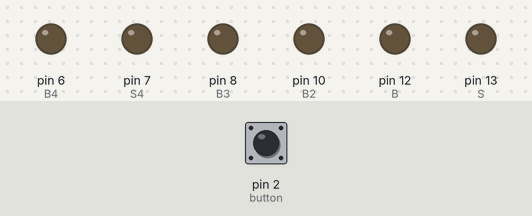
The sketch below on a simulated Arduino Uno, built with avr-gcc and run on an emulated ATmega328P. Parts: output pins drawn as LEDs (lit = HIGH). Inputs (shaded band) come from the test bench; at power-on: pin 2 (button) LOW. Pins used as bus, display or sensor lines are not drawn.

Above: at 1.2 s.
1.3 s: pin 2 (button) pulled HIGH for 1 s
At 4.2 s:
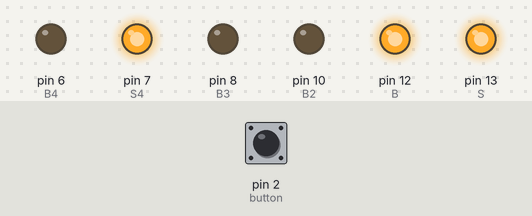
4.3 s: pin 2 (button) pulled HIGH for 0.15 s
At 5.6 s:
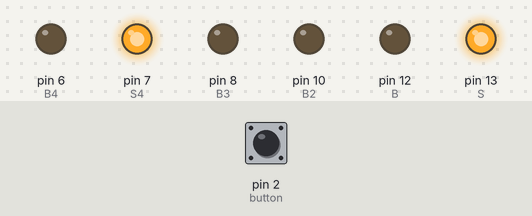
5.9 s: pin 2 (button) pulled HIGH for 1 s
At 7.7 s:
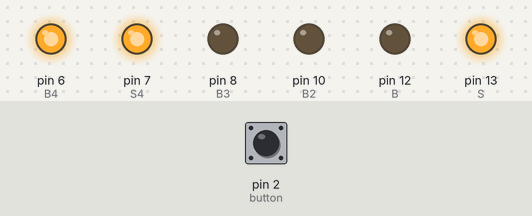
8.5 s: pin 2 (button) pulled HIGH for 0.15 s
At 9.6 s:
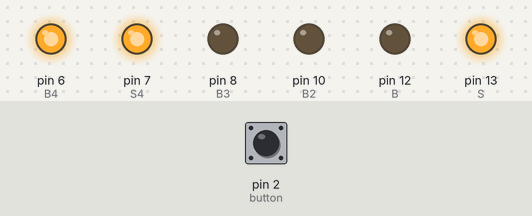
10.3 s: pin 2 (button) pulled HIGH for 3.2 s
At 14.4 s:
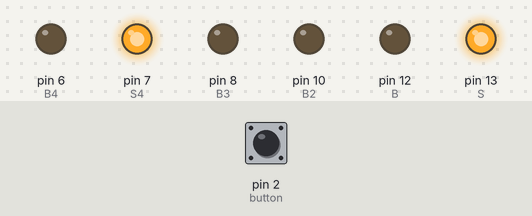
15.0 s: pin 2 (button) pulsed HIGH 5 times (0.12 s each, 0.3 s apart)
At 16.9 s:
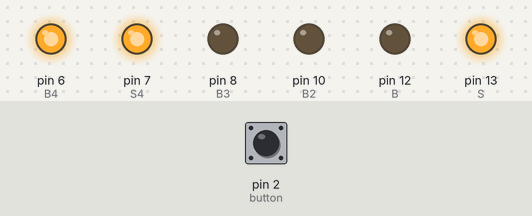
Timing chart, 0 to 18.4 s (numbered marks = the images above; inputs shaded):
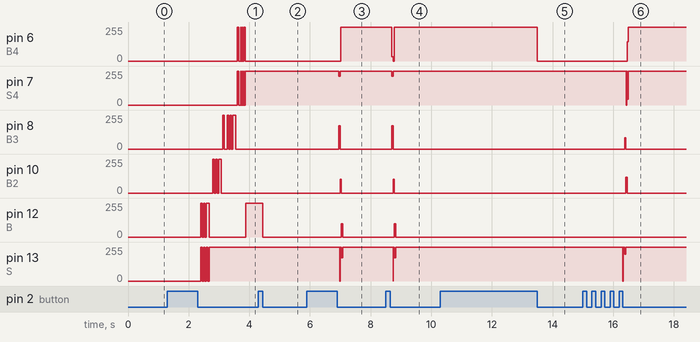

Measured:
- after the input at 1.3 s, pin 6 (B4): alternates 255/255 for 0.04 s and 0/255 for 0.02 s, 8 changes in all, then stays 0/255, starting after 2.3 s; pin 7 (S4): alternates 255/255 for 0.02 s and 0/255 for 0.02 s, 9 changes in all, then stays 255/255, starting after 2.3 s
- after the input at 4.3 s, pin 12 (B): 255/255 → 0/255 after 0.15 s
- after the input at 5.9 s, pin 6 (B4): 0/255 → 255/255 after 1.1 s; pin 7 (S4): 255/255 → 217/255 after 1.1 s, → 255/255 0.04 s later; pin 8 (B3): 0/255 → 175/255 after 1.1 s, → 0/255 0.04 s later; pin 10 (B2): 0/255 → 103/255 after 1.1 s, → 0/255 0.04 s later; pin 12 (B): 0/255 → 98/255 after 1.1 s, → 0/255 0.04 s later
- after the input at 8.5 s, pin 6 (B4): 255/255 → 33/255 after 0.20 s, → 0/255 0.04 s later, → 255/255 0.03 s later; pin 7 (S4): 255/255 → 217/255 after 0.20 s, → 255/255 0.04 s later
- after the input at 10.3 s, pin 6 (B4): 255/255 → 0/255 after 3.2 s
- after the input at 15.0 s, pin 6 (B4): 0/255 → 255/255 after 1.5 s; pin 7 (S4): 255/255 → 0/255 after 1.4 s, → 255/255 0.02 s later, → 45/255 0.01 s later, → 255/255 0.04 s later

The sketch:

prueba_.ino
```cpp
int S=13;
int B=12;

int S2=11;
int B2=10;

int S3=9;
int B3=8;

int S4=7;
int B4=6;


int button=2;
 int contador=0;


void setup() {
  pinMode(S, OUTPUT);
  pinMode(B, OUTPUT);
  pinMode(S2, OUTPUT);
  pinMode(B2, OUTPUT);
  pinMode(S3, OUTPUT);
  pinMode(B3, OUTPUT);
  pinMode(S4, OUTPUT);
  pinMode(B4, OUTPUT);
  pinMode(button, INPUT_PULLUP);
  pinMode(button, INPUT);
  attachInterrupt(digitalPinToInterrupt(2),semaforos,FALLING);


}

void loop()
{

  if (digitalRead(2)==HIGH)
 {
  contador ++;


 }
  if (contador > 5)
  {
    contador = 0;
  }


}

void semaforos(){

  switch (contador)
  {

  case 0:
   digitalWrite(S,HIGH);
   digitalWrite(B,LOW);

   digitalWrite(S2,HIGH);
   digitalWrite(B2,LOW);

   digitalWrite(S3,HIGH);
   digitalWrite(B3,LOW);

   digitalWrite(S4,HIGH);
   digitalWrite(B4,LOW);
   delay(5000);

   break;

  case 1:
  secuencia_ABCD();
  delay(5000);
  break;

  case 2:
  secuencia_DCBA();
  delay(5000);
  break;

  case 3:
  secuencia_AC_BD();
  delay(5000);
  break;

  case 4:
  secuencia_ACBD();
  delay(5000);
  break;

  case 5:
  contador= 0;
  break;
}
  }

void secuencia_ABCD()
{

  digitalWrite(S,LOW);
  digitalWrite(B,LOW);
   delay(10000);
for(int i=1;i<4;i++)
{
  digitalWrite(S,LOW);
  digitalWrite(B,LOW);
   delay(10000);
  digitalWrite(S,HIGH);
  digitalWrite(B,HIGH);
   delay(10000);
}
  digitalWrite(S,LOW);
  digitalWrite(B,HIGH);
   delay(10000);

  digitalWrite(S,HIGH);
  digitalWrite(B,LOW);
  delay(5000);

 digitalWrite(S2,HIGH);
 digitalWrite(B2,HIGH);
 delay(500);
//SEMAFORO2

  digitalWrite(S2,LOW);
  digitalWrite(B2,LOW);
   delay(10000);
for(int i=1;i<4;i++)
{
  digitalWrite(S2,LOW);
  digitalWrite(B2,LOW);
   delay(10000);
  digitalWrite(S2,HIGH);
  digitalWrite(B2,HIGH);
   delay(10000);
}

  digitalWrite(S2,LOW);
  digitalWrite(B2,HIGH);
   delay(10000);

  digitalWrite(S2,HIGH);
  digitalWrite(B2,LOW);
 delay(10000);
  digitalWrite(S3,HIGH);
  digitalWrite(B3,HIGH);
 delay(10000);
//SEMAFORO 3

  digitalWrite(S3,LOW);
  digitalWrite(B3,LOW);
   delay(10000);
for(int i=1;i<4;i++)
{
  digitalWrite(S3,LOW);
  digitalWrite(B3,LOW);
   delay(10000);
  digitalWrite(S3,HIGH);
  digitalWrite(B3,HIGH);
   delay(10000);
}

  digitalWrite(S3,LOW);
  digitalWrite(B3,HIGH);
   delay(10000);

  digitalWrite(S3,HIGH);
  digitalWrite(B3,LOW);
 delay(10000);
  digitalWrite(S4,HIGH);
 digitalWrite(B4,HIGH);
 delay(10000);
//SEMAFORO 4
  digitalWrite(S4,LOW);
  digitalWrite(B4,LOW);
   delay(10000);
for(int i=1;i<4;i++)
{
  digitalWrite(S4,LOW);
  digitalWrite(B4,LOW);
  delay(5000);
  digitalWrite(S4,HIGH);
  digitalWrite(B4,HIGH);
  delay(5000);
}

  digitalWrite(S4,LOW);
  digitalWrite(B4,HIGH);
  delay(5000);

  digitalWrite(S4,HIGH);
  digitalWrite(B4,LOW);
  delay(5000);

  digitalWrite(S,HIGH);
  digitalWrite(B,HIGH);
  delay(500);
}

void secuencia_DCBA()
{ //SECUENCIA D-C-B-A  //SEMAFORO4


  digitalWrite(S4,LOW);
  digitalWrite(B4,LOW);
  delay(500);
for(int i=1;i<4;i++)
{
  digitalWrite(S4,LOW);
  digitalWrite(B4,LOW);
  delay(500);
  digitalWrite(S4,HIGH);
  digitalWrite(B4,HIGH);
  delay(300);
}

  digitalWrite(S4,LOW);
  digitalWrite(B4,HIGH);
  delay(500);

  digitalWrite(S4,HIGH);
  digitalWrite(B4,LOW);
delay(500);
  digitalWrite(S3,HIGH);
  digitalWrite(B3,HIGH);

delay(500);
//SEMAFORO 3

  digitalWrite(S3,LOW);
  digitalWrite(B3,LOW);
  delay(500);
for(int i=1;i<4;i++)
{
  digitalWrite(S3,LOW);
  digitalWrite(B3,LOW);
  delay(500);
  digitalWrite(S3,HIGH);
  digitalWrite(B3,HIGH);
  delay(500);
}
  digitalWrite(S3,LOW);
  digitalWrite(B3,HIGH);
  delay(500);

  digitalWrite(S3,HIGH);
  digitalWrite(B3,LOW);
delay(500);
  digitalWrite(S2,HIGH);
  digitalWrite(B2,HIGH);

delay(500);
//SEMAFORO2

  digitalWrite(S2,LOW);
  digitalWrite(B2,LOW);
  delay(500);
for(int i=1;i<4;i++)
{
  digitalWrite(S2,LOW);
  digitalWrite(B2,LOW);
  delay(500);
  digitalWrite(S2,HIGH);
  digitalWrite(B2,HIGH);
  delay(500);
}

  digitalWrite(S2,LOW);
  digitalWrite(B2,HIGH);
  delay(500);

  digitalWrite(S2,HIGH);
  digitalWrite(B2,LOW);
delay(500);
 digitalWrite(S,HIGH);
 digitalWrite(B,HIGH);
delay(500);


  //SEMAFORO 1

  digitalWrite(S,LOW);
  digitalWrite(B,LOW);
  delay(1000);
for(int i=1;i<4;i++)
{
  digitalWrite(S,LOW);
  digitalWrite(B,LOW);
  delay(500);
  digitalWrite(S,HIGH);
  digitalWrite(B,HIGH);
  delay(500);
}
  digitalWrite(S,LOW);
  digitalWrite(B,HIGH);
  delay(1000);

  digitalWrite(S,HIGH);
  digitalWrite(B,LOW);
  delay(500);
  digitalWrite(S4,HIGH);
  digitalWrite(B4,HIGH);
  delay(500);


}

void secuencia_AC_BD()
{
  for(int i=0;i<1; i++)
{
  digitalWrite(S,LOW);
  digitalWrite(B,LOW);
  digitalWrite(S3,LOW);
  digitalWrite(B3,LOW);
  delay(1000);
for(int i=1;i<4;i++)
{
  digitalWrite(S,LOW);
  digitalWrite(B,LOW);
  digitalWrite(S3,LOW);
  digitalWrite(B3,LOW);
  delay(500);
  digitalWrite(S,HIGH);
  digitalWrite(B,HIGH);
  digitalWrite(S3,HIGH);
  digitalWrite(B3,HIGH);
  delay(500);
}
  digitalWrite(S,LOW);
  digitalWrite(B,HIGH);
  digitalWrite(S3,LOW);
  digitalWrite(B3,HIGH);
  delay(1000);

  digitalWrite(S,HIGH);
  digitalWrite(B,LOW);
  digitalWrite(S3,HIGH);
  digitalWrite(B3,LOW);
delay(500);
 digitalWrite(S2,HIGH);
 digitalWrite(B2,HIGH);
 digitalWrite(S4,HIGH);
 digitalWrite(B4,HIGH);
delay(500);
}

for(int i=0; i<1;i++)
{
  digitalWrite(S2,LOW);
  digitalWrite(B2,LOW);
  digitalWrite(S4,LOW);
  digitalWrite(B4,LOW);
  delay(1000);
for(int i=1;i<4;i++)
{
  digitalWrite(S2,LOW);
  digitalWrite(B2,LOW);
  digitalWrite(S4,LOW);
  digitalWrite(B4,LOW);
  delay(500);
  digitalWrite(S2,HIGH);
  digitalWrite(B2,HIGH);
  digitalWrite(S4,HIGH);
  digitalWrite(B4,HIGH);
  delay(500);
}

  digitalWrite(S2,LOW);
  digitalWrite(B2,HIGH);
  digitalWrite(S4,LOW);
  digitalWrite(B4,HIGH);
  delay(1000);

  digitalWrite(S2,HIGH);
  digitalWrite(B2,LOW);
  digitalWrite(S4,HIGH);
  digitalWrite(B4,LOW);
  delay(1000);

  digitalWrite(S,HIGH);
  digitalWrite(B,HIGH);
  digitalWrite(S3,HIGH);
  digitalWrite(B3,HIGH);
  digitalWrite(S2,HIGH);
  digitalWrite(B2,HIGH);
  digitalWrite(S4,HIGH);
  digitalWrite(B4,HIGH);
  delay(500)   ;
 }
}

void secuencia_ACBD()
{

  for(int i=0;i<1; i++)
{
  digitalWrite(S,LOW);
  digitalWrite(B,LOW);
  delay(1000);
for(int i=1;i<4;i++)
{
  digitalWrite(S,LOW);
  digitalWrite(B,LOW);
  delay(500);
  digitalWrite(S,HIGH);
  digitalWrite(B,HIGH);
  delay(500);
}
  digitalWrite(S,LOW);
  digitalWrite(B,HIGH);
  delay(1000);

  digitalWrite(S,HIGH);
  digitalWrite(B,LOW);
  digitalWrite(S3,HIGH);
  digitalWrite(B3,HIGH);
  delay(500)  ;
}

//SEMAFORO 3
for(int i=0; i<1;i++)
{
  digitalWrite(S3,LOW);
  digitalWrite(B3,LOW);
  delay(1000);
for(int i=1;i<4;i++)
{
  digitalWrite(S3,LOW);
  digitalWrite(B3,LOW);
  delay(1000);
  digitalWrite(S3,HIGH);
  digitalWrite(B3,HIGH);
  delay(300);
}
  digitalWrite(S3,LOW);
  digitalWrite(B3,HIGH);
  delay(1000);

  digitalWrite(S3,HIGH);
  digitalWrite(B3,LOW);
  delay(500);

  digitalWrite(S2,HIGH);
  digitalWrite(B2,HIGH);
  delay(500);
}
//SEMAFORO 2
for(int i=0; i<1;i++)
{
  digitalWrite(S2,LOW);
  digitalWrite(B2,LOW);
  delay(1000);
for(int i=1;i<4;i++)
{
  digitalWrite(S2,LOW);
  digitalWrite(B2,LOW);
  delay(1000);
  digitalWrite(S2,HIGH);
  digitalWrite(B2,HIGH);
  delay(300);
}

  digitalWrite(S2,LOW);
  digitalWrite(B2,HIGH);
  delay(1000);

  digitalWrite(S2,HIGH);
  digitalWrite(B2,LOW);
delay(500);

 digitalWrite(S4,HIGH);
 digitalWrite(B4,HIGH);
 delay(500);

}
//SEMAFORO 4
for(int i=0; i<1;i++)
{
  digitalWrite(S4,LOW);
  digitalWrite(B4,LOW);
  delay(1000);
for(int i=1;i<4;i++)
{
  digitalWrite(S4,LOW);
  digitalWrite(B4,LOW);
  delay(1000);
  digitalWrite(S4,HIGH);
  digitalWrite(B4,HIGH);
  delay(300);
}

  digitalWrite(S4,LOW);
  digitalWrite(B4,HIGH);
  delay(1000);

  digitalWrite(S4,HIGH);
  digitalWrite(B4,LOW);
  delay(500);

  digitalWrite(S4,HIGH);
  digitalWrite(B4,HIGH);
  delay(500);


 }


}
```
